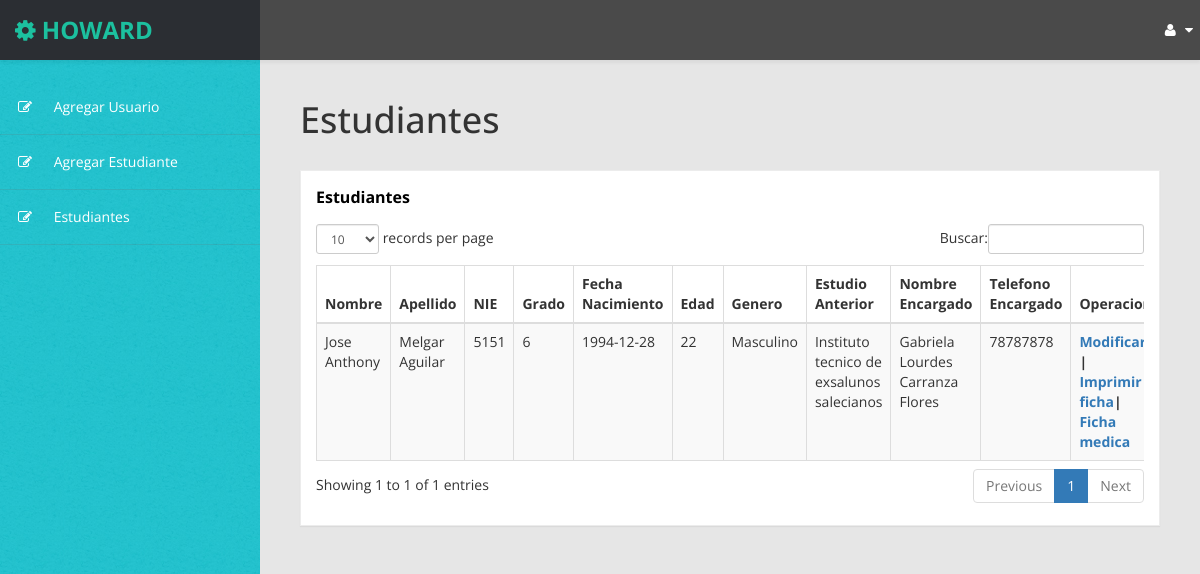
/mostrar_estudiante.php (signed in), run on the app's committed database.
### tables this page shows
CREATE TABLE `usuario` (
  `id_usuario` int(11) NOT NULL,
  `usuario` varchar(255) DEFAULT NULL,
  `password` varchar(255) DEFAULT NULL,
  `estado` varchar(45) DEFAULT NULL,
  `nombre` varchar(255) DEFAULT NULL,
  `apellido` varchar(255) DEFAULT NULL,
  `genero` varchar(45) DEFAULT NULL,
  `id_rol` int(11) NOT NULL
);

CREATE TABLE `pantalla` (
  `id_pantalla` int(11) NOT NULL,
  `id_rol` int(11) NOT NULL,
  `patalla` varchar(255) NOT NULL,
  `descripcion_pantalla` varchar(255) NOT NULL
);

CREATE TABLE `informacion_encargado` (
  `id_informacion_encargado` int(11) NOT NULL,
  `dui` varchar(45) DEFAULT NULL,
  `cargo` varchar(45) DEFAULT NULL,
  `profesion` varchar(45) DEFAULT NULL,
  `correo` varchar(255) DEFAULT NULL,
  `direccion_casa_encargado` varchar(255) NOT NULL,
  `telefono_casa_encargado` varchar(255) NOT NULL,
  `telefono_trabajo` varchar(45) DEFAULT NULL,
  `direccion_trabajo` varchar(45) DEFAULT NULL,
  `celular` varchar(45) DEFAULT NULL,
  `nombre` varchar(255) DEFAULT NULL,
  `apellido` varchar(255) DEFAULT NULL,
  `id_encargado` int(11) NOT NULL,
  `id_estudiante` int(11) NOT NULL
);

CREATE TABLE `estudiante` (
  `id_estudiante` int(11) NOT NULL,
  `NIE` varchar(45) DEFAULT NULL,
  `grado` varchar(45) DEFAULT NULL,
  `fecha_nacimiento` date DEFAULT NULL,
  `lugar_nacimiento` varchar(255) DEFAULT NULL,
  `edad` int(11) DEFAULT NULL,
  `estudio_anterior` varchar(255) DEFAULT NULL,
  `razon_retiro` varchar(255) DEFAULT NULL,
  `nombre` varchar(255) DEFAULT NULL,
  `apellido` varchar(255) DEFAULT NULL,
  `direccion_casa` varchar(255) DEFAULT NULL,
  `telefono_casa` varchar(45) DEFAULT NULL,
  `genero` varchar(45) DEFAULT NULL
);

### sql/mostrar.php (called while the page is built, shortened)
<?php
        if (isset($_SESSION['u_usuario'] )) {
$comp=$_SESSION['u_usuario'];
                }
        else
        {
            header("location: index.html");
        }
    ?>

### mostrar_estudiante.php (the view, shortened to what this page needs)
<!DOCTYPE html>
<html xmlns="http://www.w3.org/1999/xhtml">
<head>
    <link href="assets/css/bootstrap.css" rel="stylesheet" />
    <link href="assets/css/font-awesome.css" rel="stylesheet" />
    <link href="assets/css/custom-styles.css" rel="stylesheet" />
    <link href="assets/js/dataTables/dataTables.bootstrap.css" rel="stylesheet" />
</head>
<body>
<?php
include("sql/mostrar.php");
 ?>
    <div id="wrapper">
        <nav class="navbar navbar-default top-navbar" role="navigation">
            <div class="navbar-header">
                <a class="navbar-brand" href="#"><i class="fa fa-gear"></i> <strong>Howard</strong></a>
            </div>
            <ul class="nav navbar-top-links navbar-right">
                <li class="dropdown">
                    <a class="dropdown-toggle" data-toggle="dropdown" href="#" aria-expanded="false">
                        <i class="fa fa-user fa-fw"></i> <i class="fa fa-caret-down"></i>
                    </a>
                </li>
            </ul>
        </nav>
        <nav class="navbar-default navbar-side" role="navigation">
            <div class="sidebar-collapse">
                <ul class="nav" id="main-menu">
 <?php @session_start();
include_once('sql/pantallas.php') ?>
                </ul>
            </div>
        </nav>
        <div id="page-wrapper" >
            <div id="page-inner">
             <div class="row">
                    <div class="col-md-12">
                        <h1 class="page-header">
                            Estudiantes <small></small>
                        </h1>
                    </div>
                </div>
            <div class="row">
                <div class="col-md-12">
                    <div class="panel panel-default">
                        <div class="panel-heading">
Estudiantes                        </div>
                        <div class="panel-body">
                            <div class="table-responsive">
                                <table class="table table-striped table-bordered table-hover" id="dataTables-example">
                                    <thead>
                                        <tr>
                                            <th>Nombre</th>
                                            <th>Apellido</th>
                                            <th>NIE</th>
                                            <th>Grado</th>
                                            <th>Fecha Nacimiento</th>
                                            <th>Edad</th>
                                            <th>Genero</th>
                                            <th>Estudio Anterior</th>
                                            <th>Nombre Encargado</th>
                                            <th>Telefono Encargado</th>
                                            <th>Operacion</th>
                                        </tr>
                                    </thead>
                                    <tbody>
                                    <?php
            include("sql/conexion.php");
            $query = "SELECT estudiante.id_estudiante ,estudiante.NIE, estudiante.grado,CONCAT(informacion_encargado.nombre, ' ', informacion_encargado.apellido) As Nombre , estudiante.fecha_nacimiento, estudiante.lugar_nacimiento, estudiante.edad, estudiante.estudio_anterior, estudiante.razon_retiro,estudiante.nombre as nombree ,estudiante.apellido as apellidoe, estudiante.direccion_casa, estudiante.telefono_casa, estudiante.genero, informacion_encargado.nombre, informacion_encargado.apellido, informacion_encargado.correo, informacion_encargado.celular FROM informacion_encargado INNER JOIN estudiante ON estudiante.id_estudiante = informacion_encargado.id_estudiante INNER JOIN encargado ON informacion_encargado.id_encargado = encargado.id_encargado WHERE encargado.id_encargado = 3 ";
            $resultado = $conexion -> query($query);
            while ($row = $resultado -> fetch_assoc()) {
         ?>
          <tr>
         <td><?php echo $row['nombree']; ?> </td>
         <td><?php echo $row['apellidoe']; ?> </td>
         <td><?php echo $row['NIE']; ?> </td>
         <td><?php echo $row['grado']; ?> </td>
         <td><?php echo $row['fecha_nacimiento']; ?> </td>
         <td><?php echo $row['edad']; ?> </td>
         <td><?php echo $row['genero']; ?> </td>
         <td><?php echo $row['estudio_anterior']; ?> </td>
         <td><?php echo $row['Nombre']; ?> </td>
         <td><?php echo $row['celular']; ?> </td>
         <th> <a href="modulos/modificar.php?id=<?php echo $row['id_estudiante']; ?>"> Modificar</a>
          |   <a  target="_blank" href="modulos/imprimir.php?id=<?php echo $row['id_estudiante']; ?>">Imprimir ficha</a>|
          <a href="ficha_medica1.php?id=<?php echo $row['id_estudiante']; ?>">
 Ficha medica</a> </th>
         </tr>
         <?php
}
         ?>
                            </tbody>
</div>
  </div>
                            </div>
  </div>
                        </div>
                    </div>
                </div>
            </div>
</body>
</html>

### sql/pantallas.php (shortened to what this page needs)
<!DOCTYPE html>
<html>
<head>
</head>
<body>
<?php
                include("conexion.php");
               $query = "SELECT usuario, rol.id_rol, pantalla.descripcion_pantalla, pantalla.patalla FROM usuario INNER JOIN rol ON usuario.id_rol = rol.id_rol INNER JOIN pantalla ON pantalla.id_rol = rol.id_rol WHERE usuario='$comp'";
      $resultado = $conexion -> query($query);
   while( $row = $resultado -> fetch_assoc()){
        ?>
                    <li>
                        <a  href="<?php echo $row['patalla'] ; ?>"><i class="fa fa-edit"></i> <?php echo $row['descripcion_pantalla'] ; ?></a>
                    </li>
        <?php  } ?>
</body>
</html>

### assets/css/custom-styles.css (style rules this page uses)
body { font-family: 'Open Sans', sans-serif; background: #32C2CD url(../img/bg-img.jpg) !important; }
#wrapper { width: 100%; }
#page-wrapper { padding: 15px 15px; min-height: 600px; background: #E6E6E6; }
#page-inner { width:100%; margin:10px 20px 10px 0px; background-color:transparent; padding:10px; min-height:1200px; }
h1, .h1, h2, .h2, h3, .h3 { margin-top: 7px; margin-bottom: -5px; }
.navbar-side { z-index: 0; }
.panel { border-radius:0px; }
.navbar-side .nav > li > a > i { color: #FFFFFF; padding: 8px; width: 30px; text-align: center; }
.top-navbar { position: fixed; width: 100%; z-index: 300; -webkit-box-shadow: 0 3px 3px rgba(0, 0, 0, 0.05); -moz-box-shadow: 0 3px 3px rgba(0, 0, 0, 0.05); box-shadow: 0 3px 3px rgba(0, 0, 0, 0.05); }
.navbar-side { z-index: 1; position: fixed; width: 260px; top: 80px; }
#page-wrapper { position: relative; top: 55px; }
.page-header { padding-bottom: 9px; margin: 10px 0 20px; border-bottom: 1px solid transparent; text-align: left; }
.panel-default { border-color: #ECECEC; }
.panel-default > .panel-heading { color: #000; border-color: #FFF; font-weight:bold; background: #FFFFFF; font-size: 16px; padding: 15px 15px 0; }
.panel-heading { border-bottom: 1px solid transparent; border-top-left-radius: 3px; border-top-right-radius: 3px; }
.top-navbar { margin:0px; }
.top-navbar .navbar-brand { color: #fff; width: 260px; text-align: left; height: 60px; font-size: 24px; font-weight: 700; text-transform: uppercase; line-height: 30px; background: #24383A; }
.top-navbar .nav > li { position: relative; display: inline-block; margin: 0px; padding: 0px; }
.top-navbar .nav > li > a { position: relative; display: block; padding: 20px; color: #FFFFFF; margin: 0px; }
.sidebar-collapse , .sidebar-collapse .nav { background:none; }
.sidebar-collapse .nav { padding:0; }
.sidebar-collapse .nav > li > a { color: #FFFFFF; background:transparent; text-shadow:none; }
.sidebar-collapse > .nav > li > a { padding: 12px 10px; }
.sidebar-collapse > .nav > li { border-bottom: 1px solid rgba(107, 108, 109, 0.19); }
.navbar-side { border:none; background: #32C2CD url(../img/bg-img.jpg) !important; }
.top-navbar { background: #4A4A4A; border-bottom:none; }
.top-navbar .nav > li > a > i { margin-right: 2px; }
.navbar-default { border:0px solid black; }
.navbar-header { background: transparent; }
.nav > li > a > i { margin-right:10px; color: #FFF; }
@media (min-width:768px) { #page-wrapper { margin: 0 0 0 260px; padding: 15px 30px; min-height: 1200px; } }
@media (min-width:768px) { .navbar-side { width: 260px; z-index: 1; } }
@media (min-width:768px) { .navbar { border-radius: 0px; } }

### data on the page
usuario: pantalla.descripcion_pantalla "Agregar Usuario", pantalla.descripcion_pantalla "Agregar Estudiante", pantalla.descripcion_pantalla "Estudiantes"
informacion_encargado: id_estudiante.nombre "Jose Anthony", id_estudiante.apellido "Melgar Aguilar", id_estudiante.NIE "5151", id_estudiante.grado "6", id_estudiante.fecha_nacimiento "1994-12-28", id_estudiante.edad "22", id_estudiante.genero "Masculino", id_estudiante.estudio_anterior "Instituto tecnico de exsalunos salecianos", Nombre "Gabriela Lourdes Carranza Flores", celular "78787878"
